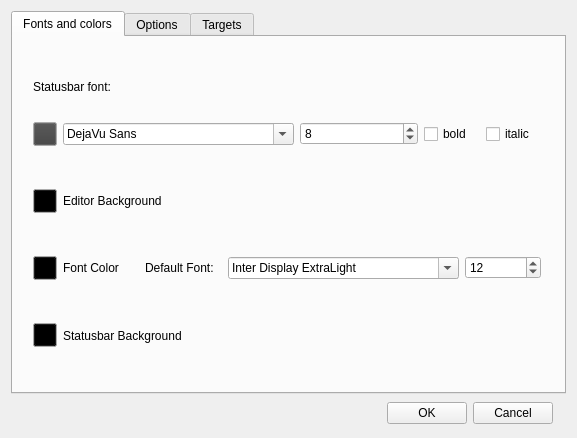
<?xml version="1.0" encoding="UTF-8"?>
<ui version="4.0">
 <class>OptionsDialog</class>
 <widget class="QWidget" name="OptionsDialog">
  <property name="geometry">
   <rect>
    <x>0</x>
    <y>0</y>
    <width>577</width>
    <height>438</height>
   </rect>
  </property>
  <property name="sizePolicy">
   <sizepolicy hsizetype="Preferred" vsizetype="Preferred">
    <horstretch>0</horstretch>
    <verstretch>0</verstretch>
   </sizepolicy>
  </property>
  <property name="minimumSize">
   <size>
    <width>540</width>
    <height>350</height>
   </size>
  </property>
  <property name="maximumSize">
   <size>
    <width>16777215</width>
    <height>16777215</height>
   </size>
  </property>
  <property name="windowTitle">
   <string>Options</string>
  </property>
  <property name="autoFillBackground">
   <bool>true</bool>
  </property>
  <property name="styleSheet">
   <string notr="true"/>
  </property>
  <property name="locale">
   <locale language="English" country="UnitedStates"/>
  </property>
  <layout class="QGridLayout">
   <item row="0" column="0">
    <layout class="QHBoxLayout">
     <item>
      <widget class="QTabWidget" name="tabWidget">
       <property name="sizePolicy">
        <sizepolicy hsizetype="Minimum" vsizetype="Expanding">
         <horstretch>0</horstretch>
         <verstretch>0</verstretch>
        </sizepolicy>
       </property>
       <property name="maximumSize">
        <size>
         <width>640</width>
         <height>16777215</height>
        </size>
       </property>
       <property name="layoutDirection">
        <enum>Qt::LeftToRight</enum>
       </property>
       <property name="currentIndex">
        <number>0</number>
       </property>
       <widget class="QWidget" name="tab">
        <attribute name="title">
         <string>Fonts and colors</string>
        </attribute>
        <widget class="QWidget" name="layoutWidget">
         <property name="geometry">
          <rect>
           <x>20</x>
           <y>20</y>
           <width>508</width>
           <height>308</height>
          </rect>
         </property>
         <layout class="QVBoxLayout">
          <item>
           <widget class="QLabel" name="statusbarFontLabel">
            <property name="text">
             <string>Statusbar font:</string>
            </property>
           </widget>
          </item>
          <item>
           <layout class="QHBoxLayout">
            <item>
             <widget class="QPushButton" name="pbStatusBarColor">
              <property name="sizePolicy">
               <sizepolicy hsizetype="Fixed" vsizetype="Fixed">
                <horstretch>0</horstretch>
                <verstretch>0</verstretch>
               </sizepolicy>
              </property>
              <property name="minimumSize">
               <size>
                <width>24</width>
                <height>24</height>
               </size>
              </property>
              <property name="maximumSize">
               <size>
                <width>24</width>
                <height>24</height>
               </size>
              </property>
              <property name="palette">
               <palette>
                <active>
                 <colorrole role="Button">
                  <brush brushstyle="SolidPattern">
                   <color alpha="255">
                    <red>64</red>
                    <green>64</green>
                    <blue>64</blue>
                   </color>
                  </brush>
                 </colorrole>
                </active>
                <inactive>
                 <colorrole role="Button">
                  <brush brushstyle="SolidPattern">
                   <color alpha="255">
                    <red>64</red>
                    <green>64</green>
                    <blue>64</blue>
                   </color>
                  </brush>
                 </colorrole>
                </inactive>
                <disabled>
                 <colorrole role="Button">
                  <brush brushstyle="SolidPattern">
                   <color alpha="255">
                    <red>64</red>
                    <green>64</green>
                    <blue>64</blue>
                   </color>
                  </brush>
                 </colorrole>
                </disabled>
               </palette>
              </property>
              <property name="toolTip">
               <string>Status bar text color</string>
              </property>
              <property name="text">
               <string/>
              </property>
             </widget>
            </item>
            <item>
             <widget class="QFontComboBox" name="statusbarFontComboBox">
              <property name="currentFont">
               <font>
                <family>DejaVu Sans</family>
               </font>
              </property>
             </widget>
            </item>
            <item>
             <widget class="QSpinBox" name="statusbarSpinBox">
              <property name="minimum">
               <number>1</number>
              </property>
              <property name="maximum">
               <number>16</number>
              </property>
              <property name="value">
               <number>8</number>
              </property>
             </widget>
            </item>
            <item>
             <layout class="QHBoxLayout">
              <item>
               <widget class="QCheckBox" name="statusbarBoldCheckBox">
                <property name="text">
                 <string>bold</string>
                </property>
               </widget>
              </item>
              <item>
               <widget class="QCheckBox" name="statusbarItalicCheckBox">
                <property name="text">
                 <string>italic</string>
                </property>
               </widget>
              </item>
             </layout>
            </item>
           </layout>
          </item>
          <item>
           <spacer>
            <property name="orientation">
             <enum>Qt::Vertical</enum>
            </property>
            <property name="sizeType">
             <enum>QSizePolicy::Fixed</enum>
            </property>
            <property name="sizeHint" stdset="0">
             <size>
              <width>413</width>
              <height>20</height>
             </size>
            </property>
           </spacer>
          </item>
          <item>
           <layout class="QHBoxLayout">
            <item>
             <widget class="QPushButton" name="pbEditorBackColor">
              <property name="sizePolicy">
               <sizepolicy hsizetype="Fixed" vsizetype="Fixed">
                <horstretch>0</horstretch>
                <verstretch>0</verstretch>
               </sizepolicy>
              </property>
              <property name="minimumSize">
               <size>
                <width>24</width>
                <height>24</height>
               </size>
              </property>
              <property name="maximumSize">
               <size>
                <width>24</width>
                <height>24</height>
               </size>
              </property>
              <property name="palette">
               <palette>
                <active>
                 <colorrole role="Button">
                  <brush brushstyle="SolidPattern">
                   <color alpha="255">
                    <red>0</red>
                    <green>0</green>
                    <blue>0</blue>
                   </color>
                  </brush>
                 </colorrole>
                </active>
                <inactive>
                 <colorrole role="Button">
                  <brush brushstyle="SolidPattern">
                   <color alpha="255">
                    <red>0</red>
                    <green>0</green>
                    <blue>0</blue>
                   </color>
                  </brush>
                 </colorrole>
                </inactive>
                <disabled>
                 <colorrole role="Button">
                  <brush brushstyle="SolidPattern">
                   <color alpha="255">
                    <red>0</red>
                    <green>0</green>
                    <blue>0</blue>
                   </color>
                  </brush>
                 </colorrole>
                </disabled>
               </palette>
              </property>
              <property name="toolTip">
               <string>Editor background color</string>
              </property>
              <property name="text">
               <string/>
              </property>
             </widget>
            </item>
            <item>
             <widget class="QLabel" name="label">
              <property name="text">
               <string>Editor Background</string>
              </property>
             </widget>
            </item>
           </layout>
          </item>
          <item>
           <spacer>
            <property name="orientation">
             <enum>Qt::Vertical</enum>
            </property>
            <property name="sizeType">
             <enum>QSizePolicy::Fixed</enum>
            </property>
            <property name="sizeHint" stdset="0">
             <size>
              <width>413</width>
              <height>20</height>
             </size>
            </property>
           </spacer>
          </item>
          <item>
           <layout class="QHBoxLayout">
            <item>
             <widget class="QPushButton" name="pbFontColor">
              <property name="sizePolicy">
               <sizepolicy hsizetype="Fixed" vsizetype="Fixed">
                <horstretch>0</horstretch>
                <verstretch>0</verstretch>
               </sizepolicy>
              </property>
              <property name="minimumSize">
               <size>
                <width>24</width>
                <height>24</height>
               </size>
              </property>
              <property name="maximumSize">
               <size>
                <width>24</width>
                <height>24</height>
               </size>
              </property>
              <property name="palette">
               <palette>
                <active>
                 <colorrole role="Button">
                  <brush brushstyle="SolidPattern">
                   <color alpha="255">
                    <red>0</red>
                    <green>0</green>
                    <blue>0</blue>
                   </color>
                  </brush>
                 </colorrole>
                </active>
                <inactive>
                 <colorrole role="Button">
                  <brush brushstyle="SolidPattern">
                   <color alpha="255">
                    <red>0</red>
                    <green>0</green>
                    <blue>0</blue>
                   </color>
                  </brush>
                 </colorrole>
                </inactive>
                <disabled>
                 <colorrole role="Button">
                  <brush brushstyle="SolidPattern">
                   <color alpha="255">
                    <red>0</red>
                    <green>0</green>
                    <blue>0</blue>
                   </color>
                  </brush>
                 </colorrole>
                </disabled>
               </palette>
              </property>
              <property name="toolTip">
               <string>Editor background color</string>
              </property>
              <property name="text">
               <string/>
              </property>
             </widget>
            </item>
            <item>
             <widget class="QLabel" name="label_9">
              <property name="text">
               <string>Font Color</string>
              </property>
             </widget>
            </item>
            <item>
             <widget class="QLabel" name="label_10">
              <property name="text">
               <string>Default Font:</string>
              </property>
             </widget>
            </item>
            <item>
             <widget class="QFontComboBox" name="fontComboBox">
              <property name="currentIndex">
               <number>26</number>
              </property>
             </widget>
            </item>
            <item>
             <widget class="QSpinBox" name="fontSizeSpinBox">
              <property name="minimum">
               <number>1</number>
              </property>
              <property name="value">
               <number>12</number>
              </property>
             </widget>
            </item>
           </layout>
          </item>
          <item>
           <spacer>
            <property name="orientation">
             <enum>Qt::Vertical</enum>
            </property>
            <property name="sizeType">
             <enum>QSizePolicy::Fixed</enum>
            </property>
            <property name="sizeHint" stdset="0">
             <size>
              <width>413</width>
              <height>20</height>
             </size>
            </property>
           </spacer>
          </item>
          <item>
           <layout class="QHBoxLayout">
            <item>
             <widget class="QPushButton" name="pbStatusBarBgColor">
              <property name="sizePolicy">
               <sizepolicy hsizetype="Fixed" vsizetype="Fixed">
                <horstretch>0</horstretch>
                <verstretch>0</verstretch>
               </sizepolicy>
              </property>
              <property name="minimumSize">
               <size>
                <width>24</width>
                <height>24</height>
               </size>
              </property>
              <property name="maximumSize">
               <size>
                <width>24</width>
                <height>24</height>
               </size>
              </property>
              <property name="palette">
               <palette>
                <active>
                 <colorrole role="Button">
                  <brush brushstyle="SolidPattern">
                   <color alpha="255">
                    <red>0</red>
                    <green>0</green>
                    <blue>0</blue>
                   </color>
                  </brush>
                 </colorrole>
                </active>
                <inactive>
                 <colorrole role="Button">
                  <brush brushstyle="SolidPattern">
                   <color alpha="255">
                    <red>0</red>
                    <green>0</green>
                    <blue>0</blue>
                   </color>
                  </brush>
                 </colorrole>
                </inactive>
                <disabled>
                 <colorrole role="Button">
                  <brush brushstyle="SolidPattern">
                   <color alpha="255">
                    <red>0</red>
                    <green>0</green>
                    <blue>0</blue>
                   </color>
                  </brush>
                 </colorrole>
                </disabled>
               </palette>
              </property>
              <property name="toolTip">
               <string>Statusbar Background color</string>
              </property>
              <property name="text">
               <string/>
              </property>
             </widget>
            </item>
            <item>
             <widget class="QLabel" name="label">
              <property name="text">
               <string>Statusbar Background</string>
              </property>
             </widget>
            </item>
           </layout>
          </item>
         </layout>
        </widget>
       </widget>
       <widget class="QWidget" name="tab_2">
        <attribute name="title">
         <string>Options</string>
        </attribute>
        <widget class="QWidget" name="layoutWidget">
         <property name="geometry">
          <rect>
           <x>20</x>
           <y>20</y>
           <width>231</width>
           <height>311</height>
          </rect>
         </property>
         <layout class="QVBoxLayout">
          <property name="spacing">
           <number>10</number>
          </property>
          <property name="margin">
           <number>4</number>
          </property>
          <item>
           <widget class="QCheckBox" name="fullScreenCheckBox">
            <property name="text">
             <string>Run TextRoom in fullscreen</string>
            </property>
           </widget>
          </item>
          <item>
           <widget class="QCheckBox" name="loadOnStartCheckBox">
            <property name="text">
             <string>Load last document on startup</string>
            </property>
           </widget>
          </item>
          <item>
           <layout class="QHBoxLayout">
            <item>
             <spacer>
              <property name="orientation">
               <enum>Qt::Horizontal</enum>
              </property>
              <property name="sizeType">
               <enum>QSizePolicy::Fixed</enum>
              </property>
              <property name="sizeHint" stdset="0">
               <size>
                <width>30</width>
                <height>20</height>
               </size>
              </property>
             </spacer>
            </item>
            <item>
             <widget class="QCheckBox" name="saveCursorCheckBox">
              <property name="whatsThis">
               <string>&lt;html&gt;&lt;head&gt;&lt;meta name=&quot;qrichtext&quot; content=&quot;1&quot; /&gt;&lt;style type=&quot;text/css&quot;&gt;
p, li { white-space: pre-wrap; }
&lt;/style&gt;&lt;/head&gt;&lt;body style=&quot; font-family:'Sans Serif'; font-size:9pt; font-weight:400; font-style:normal;&quot;&gt;
&lt;p style=&quot; margin-top:0px; margin-bottom:0px; margin-left:0px; margin-right:0px; -qt-block-indent:0; text-indent:0px;&quot;&gt;Flow Mode disables deletions from backspace, delete key and cuttings. This is done to help you focus on writing, instead of correcting minor typos. Typos and other editing can be done in a later stage.&lt;/p&gt;&lt;/body&gt;&lt;/html&gt;</string>
              </property>
              <property name="text">
               <string>Restore cursor position</string>
              </property>
             </widget>
            </item>
           </layout>
          </item>
          <item>
           <widget class="QCheckBox" name="splashScreenCheckBox">
            <property name="text">
             <string>Show splash screen</string>
            </property>
           </widget>
          </item>
          <item>
           <widget class="QCheckBox" name="autoSaveCheckBox">
            <property name="text">
             <string>Auto save</string>
            </property>
           </widget>
          </item>
          <item>
           <widget class="QCheckBox" name="flowModeCheckBox">
            <property name="whatsThis">
             <string>&lt;html&gt;&lt;head&gt;&lt;meta name=&quot;qrichtext&quot; content=&quot;1&quot; /&gt;&lt;style type=&quot;text/css&quot;&gt;
p, li { white-space: pre-wrap; }
&lt;/style&gt;&lt;/head&gt;&lt;body style=&quot; font-family:'Sans Serif'; font-size:9pt; font-weight:400; font-style:normal;&quot;&gt;
&lt;p style=&quot; margin-top:0px; margin-bottom:0px; margin-left:0px; margin-right:0px; -qt-block-indent:0; text-indent:0px;&quot;&gt;Flow Mode disables deletions from backspace, delete key and cuttings. This is done to help you focus on writing, instead of correcting minor typos. Typos and other editing can be done in a later stage.&lt;/p&gt;&lt;/body&gt;&lt;/html&gt;</string>
            </property>
            <property name="text">
             <string>Flow mode (no deletions)</string>
            </property>
           </widget>
          </item>
          <item>
           <widget class="QCheckBox" name="soundCheckBox">
            <property name="text">
             <string>Enable Sound</string>
            </property>
            <property name="checked">
             <bool>true</bool>
            </property>
           </widget>
          </item>
          <item>
           <widget class="QCheckBox" name="scrollBarCheckBox">
            <property name="text">
             <string>Enable Scrollbar</string>
            </property>
            <property name="checked">
             <bool>true</bool>
            </property>
           </widget>
          </item>
          <item>
           <widget class="QCheckBox" name="pageCountCheckBox">
            <property name="text">
             <string>Show Page Count</string>
            </property>
           </widget>
          </item>
          <item>
           <widget class="QCheckBox" name="characterCountCheckBox">
            <property name="text">
             <string>Show Character Count</string>
            </property>
           </widget>
          </item>
         </layout>
        </widget>
        <widget class="QWidget" name="layoutWidget_2">
         <property name="geometry">
          <rect>
           <x>260</x>
           <y>60</y>
           <width>261</width>
           <height>32</height>
          </rect>
         </property>
         <layout class="QHBoxLayout">
          <item>
           <widget class="QLabel" name="label_8">
            <property name="text">
             <string>Top Space:</string>
            </property>
            <property name="alignment">
             <set>Qt::AlignCenter</set>
            </property>
           </widget>
          </item>
          <item>
           <layout class="QVBoxLayout">
            <item>
             <widget class="QSpinBox" name="editorTopSpaceSpinBox">
              <property name="minimum">
               <number>0</number>
              </property>
              <property name="maximum">
               <number>700</number>
              </property>
              <property name="singleStep">
               <number>1</number>
              </property>
              <property name="value">
               <number>0</number>
              </property>
             </widget>
            </item>
           </layout>
          </item>
         </layout>
        </widget>
        <widget class="QWidget" name="layoutWidget_3">
         <property name="geometry">
          <rect>
           <x>260</x>
           <y>20</y>
           <width>261</width>
           <height>32</height>
          </rect>
         </property>
         <layout class="QHBoxLayout">
          <item>
           <widget class="QLabel" name="label_6">
            <property name="text">
             <string>Editor Width: </string>
            </property>
            <property name="alignment">
             <set>Qt::AlignCenter</set>
            </property>
           </widget>
          </item>
          <item>
           <layout class="QVBoxLayout">
            <item>
             <widget class="QSpinBox" name="editorWidthSpinBox">
              <property name="minimum">
               <number>320</number>
              </property>
              <property name="maximum">
               <number>1000</number>
              </property>
              <property name="singleStep">
               <number>20</number>
              </property>
              <property name="value">
               <number>800</number>
              </property>
             </widget>
            </item>
           </layout>
          </item>
         </layout>
        </widget>
        <widget class="QWidget" name="layoutWidget_4">
         <property name="geometry">
          <rect>
           <x>260</x>
           <y>100</y>
           <width>261</width>
           <height>32</height>
          </rect>
         </property>
         <layout class="QHBoxLayout" name="_28">
          <item>
           <widget class="QLabel" name="label_21">
            <property name="text">
             <string>Bottom Space:</string>
            </property>
            <property name="alignment">
             <set>Qt::AlignCenter</set>
            </property>
           </widget>
          </item>
          <item>
           <layout class="QVBoxLayout" name="_29">
            <item>
             <widget class="QSpinBox" name="editorBottomSpaceSpinBox">
              <property name="minimum">
               <number>0</number>
              </property>
              <property name="maximum">
               <number>700</number>
              </property>
              <property name="singleStep">
               <number>1</number>
              </property>
              <property name="value">
               <number>0</number>
              </property>
             </widget>
            </item>
           </layout>
          </item>
         </layout>
        </widget>
        <widget class="QWidget" name="layoutWidget_5">
         <property name="geometry">
          <rect>
           <x>260</x>
           <y>140</y>
           <width>261</width>
           <height>32</height>
          </rect>
         </property>
         <layout class="QHBoxLayout" name="_30">
          <item>
           <widget class="QLabel" name="label_22">
            <property name="text">
             <string>Page Count = Word Count /</string>
            </property>
            <property name="alignment">
             <set>Qt::AlignCenter</set>
            </property>
           </widget>
          </item>
          <item>
           <layout class="QVBoxLayout" name="_31">
            <item>
             <widget class="QSpinBox" name="pageCountSpinBox">
              <property name="minimum">
               <number>200</number>
              </property>
              <property name="maximum">
               <number>350</number>
              </property>
             </widget>
            </item>
           </layout>
          </item>
         </layout>
        </widget>
        <widget class="QWidget" name="layoutWidget_6">
         <property name="geometry">
          <rect>
           <x>260</x>
           <y>180</y>
           <width>261</width>
           <height>32</height>
          </rect>
         </property>
         <layout class="QHBoxLayout" name="_32">
          <item>
           <widget class="QLabel" name="label_23">
            <property name="text">
             <string>Date Format:</string>
            </property>
            <property name="alignment">
             <set>Qt::AlignCenter</set>
            </property>
           </widget>
          </item>
          <item>
           <layout class="QVBoxLayout" name="_33">
            <item>
             <widget class="QLineEdit" name="dateFormat">
              <property name="sizePolicy">
               <sizepolicy hsizetype="Minimum" vsizetype="Fixed">
                <horstretch>0</horstretch>
                <verstretch>0</verstretch>
               </sizepolicy>
              </property>
              <property name="text">
               <string>dd MMMM yyyy dddd</string>
              </property>
             </widget>
            </item>
           </layout>
          </item>
         </layout>
        </widget>
        <widget class="QWidget" name="layoutWidget_7">
         <property name="geometry">
          <rect>
           <x>260</x>
           <y>220</y>
           <width>261</width>
           <height>32</height>
          </rect>
         </property>
         <layout class="QHBoxLayout" name="_34">
          <item>
           <widget class="QLabel" name="label_24">
            <property name="text">
             <string>Time Format:</string>
            </property>
            <property name="alignment">
             <set>Qt::AlignCenter</set>
            </property>
           </widget>
          </item>
          <item>
           <layout class="QVBoxLayout" name="_35">
            <item>
             <widget class="QLineEdit" name="timeFormat">
              <property name="sizePolicy">
               <sizepolicy hsizetype="Minimum" vsizetype="Fixed">
                <horstretch>0</horstretch>
                <verstretch>0</verstretch>
               </sizepolicy>
              </property>
              <property name="text">
               <string>HH:mm</string>
              </property>
             </widget>
            </item>
           </layout>
          </item>
         </layout>
        </widget>
        <widget class="QLabel" name="defaultSaveLabel">
         <property name="geometry">
          <rect>
           <x>330</x>
           <y>250</y>
           <width>131</width>
           <height>30</height>
          </rect>
         </property>
         <property name="text">
          <string>Default Save Location:</string>
         </property>
         <property name="alignment">
          <set>Qt::AlignCenter</set>
         </property>
        </widget>
        <widget class="QLineEdit" name="defaultSaveLocationLineEdit">
         <property name="geometry">
          <rect>
           <x>330</x>
           <y>280</y>
           <width>131</width>
           <height>23</height>
          </rect>
         </property>
         <property name="sizePolicy">
          <sizepolicy hsizetype="Minimum" vsizetype="Fixed">
           <horstretch>0</horstretch>
           <verstretch>0</verstretch>
          </sizepolicy>
         </property>
         <property name="text">
          <string/>
         </property>
        </widget>
        <widget class="QPushButton" name="browseButton">
         <property name="geometry">
          <rect>
           <x>350</x>
           <y>310</y>
           <width>85</width>
           <height>27</height>
          </rect>
         </property>
         <property name="text">
          <string>Browse</string>
         </property>
        </widget>
       </widget>
       <widget class="QWidget" name="tab_3">
        <attribute name="title">
         <string>Targets</string>
        </attribute>
        <widget class="QWidget" name="verticalLayoutWidget">
         <property name="geometry">
          <rect>
           <x>40</x>
           <y>40</y>
           <width>151</width>
           <height>84</height>
          </rect>
         </property>
         <layout class="QVBoxLayout">
          <item>
           <layout class="QHBoxLayout">
            <item>
             <widget class="QLabel" name="label_2">
              <property name="text">
               <string>Target Word Count:</string>
              </property>
             </widget>
            </item>
           </layout>
          </item>
          <item>
           <layout class="QHBoxLayout">
            <item>
             <widget class="QSpinBox" name="wordCountSpinBox">
              <property name="maximum">
               <number>200000</number>
              </property>
              <property name="singleStep">
               <number>50</number>
              </property>
             </widget>
            </item>
           </layout>
          </item>
          <item>
           <layout class="QHBoxLayout">
            <item>
             <widget class="QLabel" name="label_3">
              <property name="font">
               <font>
                <italic>true</italic>
               </font>
              </property>
              <property name="text">
               <string>To disable set to 0.</string>
              </property>
              <property name="alignment">
               <set>Qt::AlignRight|Qt::AlignTrailing|Qt::AlignVCenter</set>
              </property>
             </widget>
            </item>
           </layout>
          </item>
         </layout>
        </widget>
        <widget class="QWidget" name="verticalLayoutWidget_2">
         <property name="geometry">
          <rect>
           <x>230</x>
           <y>40</y>
           <width>281</width>
           <height>251</height>
          </rect>
         </property>
         <layout class="QVBoxLayout">
          <item>
           <layout class="QHBoxLayout">
            <item>
             <widget class="QLabel" name="label_4">
              <property name="text">
               <string>Set Deadline:</string>
              </property>
             </widget>
            </item>
           </layout>
          </item>
          <item>
           <layout class="QHBoxLayout">
            <item>
             <widget class="QCalendarWidget" name="calendarWidget">
              <property name="locale">
               <locale language="English" country="UnitedStates"/>
              </property>
             </widget>
            </item>
           </layout>
          </item>
          <item>
           <layout class="QHBoxLayout">
            <item>
             <widget class="QLabel" name="label_5">
              <property name="font">
               <font>
                <italic>true</italic>
               </font>
              </property>
              <property name="text">
               <string>To disable select today.</string>
              </property>
              <property name="alignment">
               <set>Qt::AlignRight|Qt::AlignTrailing|Qt::AlignVCenter</set>
              </property>
             </widget>
            </item>
           </layout>
          </item>
         </layout>
        </widget>
        <widget class="QWidget" name="verticalLayoutWidget_3">
         <property name="geometry">
          <rect>
           <x>40</x>
           <y>180</y>
           <width>151</width>
           <height>101</height>
          </rect>
         </property>
         <layout class="QVBoxLayout">
          <item>
           <layout class="QHBoxLayout">
            <item>
             <widget class="QLabel" name="label_7">
              <property name="text">
               <string>Timed Writing:</string>
              </property>
             </widget>
            </item>
           </layout>
          </item>
          <item>
           <layout class="QHBoxLayout">
            <item>
             <widget class="QSpinBox" name="spinBox">
              <property name="maximum">
               <number>30</number>
              </property>
             </widget>
            </item>
           </layout>
          </item>
          <item>
           <widget class="QPushButton" name="pushButton">
            <property name="text">
             <string>Start</string>
            </property>
           </widget>
          </item>
         </layout>
        </widget>
       </widget>
      </widget>
     </item>
    </layout>
   </item>
   <item row="1" column="0">
    <layout class="QHBoxLayout">
     <item>
      <spacer>
       <property name="orientation">
        <enum>Qt::Horizontal</enum>
       </property>
       <property name="sizeType">
        <enum>QSizePolicy::Expanding</enum>
       </property>
       <property name="sizeHint" stdset="0">
        <size>
         <width>261</width>
         <height>27</height>
        </size>
       </property>
      </spacer>
     </item>
     <item>
      <widget class="QPushButton" name="pushButtonOk">
       <property name="enabled">
        <bool>true</bool>
       </property>
       <property name="text">
        <string>OK</string>
       </property>
      </widget>
     </item>
     <item>
      <widget class="QPushButton" name="pushButtonCancel">
       <property name="text">
        <string>Cancel</string>
       </property>
      </widget>
     </item>
     <item>
      <spacer>
       <property name="orientation">
        <enum>Qt::Horizontal</enum>
       </property>
       <property name="sizeType">
        <enum>QSizePolicy::Minimum</enum>
       </property>
       <property name="sizeHint" stdset="0">
        <size>
         <width>13</width>
         <height>27</height>
        </size>
       </property>
      </spacer>
     </item>
    </layout>
   </item>
  </layout>
 </widget>
 <tabstops>
  <tabstop>pushButtonOk</tabstop>
  <tabstop>pushButtonCancel</tabstop>
  <tabstop>pbStatusBarColor</tabstop>
  <tabstop>statusbarFontComboBox</tabstop>
  <tabstop>statusbarSpinBox</tabstop>
  <tabstop>statusbarBoldCheckBox</tabstop>
  <tabstop>statusbarItalicCheckBox</tabstop>
  <tabstop>pbEditorBackColor</tabstop>
  <tabstop>pbStatusBarBgColor</tabstop>
  <tabstop>fullScreenCheckBox</tabstop>
  <tabstop>loadOnStartCheckBox</tabstop>
  <tabstop>splashScreenCheckBox</tabstop>
  <tabstop>autoSaveCheckBox</tabstop>
 </tabstops>
 <resources/>
 <connections>
  <connection>
   <sender>pushButtonCancel</sender>
   <signal>clicked()</signal>
   <receiver>OptionsDialog</receiver>
   <slot>close()</slot>
   <hints>
    <hint type="sourcelabel">
     <x>527</x>
     <y>339</y>
    </hint>
    <hint type="destinationlabel">
     <x>249</x>
     <y>159</y>
    </hint>
   </hints>
  </connection>
  <connection>
   <sender>loadOnStartCheckBox</sender>
   <signal>toggled(bool)</signal>
   <receiver>saveCursorCheckBox</receiver>
   <slot>setEnabled(bool)</slot>
   <hints>
    <hint type="sourcelabel">
     <x>301</x>
     <y>118</y>
    </hint>
    <hint type="destinationlabel">
     <x>340</x>
     <y>156</y>
    </hint>
   </hints>
  </connection>
 </connections>
</ui>
